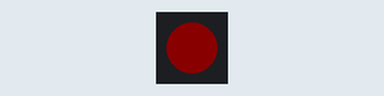
This sketch was run on a simulated ESP32-S3. On the bench: 1 RGB LEDs in strip order, left to right. Dim RGB values are drawn brighter than linear.

Above: at 0.5 s.
At 1.5 s:
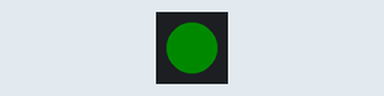
At 5.5 s:
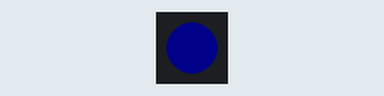
Timing chart, 0 to 6.9 s (numbered marks = the images above):
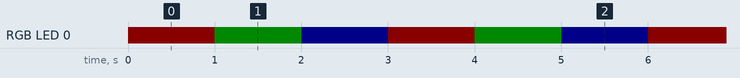

Measured:
- by itself, RGB LED 0: repeats every 3.0 s: RGB(0, 10, 0) 1.0 s, RGB(0, 0, 10) 1.0 s, RGB(10, 0, 0) 1.0 s
- by itself, everything shown: repeats every 3.0 s, in 3 steps

The sketch:

ESP32_S3_DevKitC_1_blink.ino
```cpp
#define FASTLED_INTERNAL //This is vital to add before FastLED include or the compiler outputs a harmless but annoying message about unused SPI pins
#include <FastLED.h>

constexpr auto LED_PIN = 48;
constexpr auto NUM_LEDS = 1;
int count = 0;

CRGB leds[NUM_LEDS];

void setup() {

	//FastLED.addLeds<WS2812, DATA_PIN, RGB>(leds, NUM_LEDS);  // GRB ordering is typical
	FastLED.addLeds<WS2812B, LED_PIN, GRB>(leds, NUM_LEDS);

}

void loop() {
	//Choose colour using auto-complete, just start typing a colour
	leds[0] = CRGB(10, 0, 0); //Red
	FastLED.show();
	count++;
	delay(1000);

	leds[0] = CRGB(0, 10, 0); //Green
	FastLED.show();
	count++;
	delay(1000);

	leds[0] = CRGB(0, 0, 10); //Blue
	FastLED.show();
	count++;
	delay(1000);
}
```
